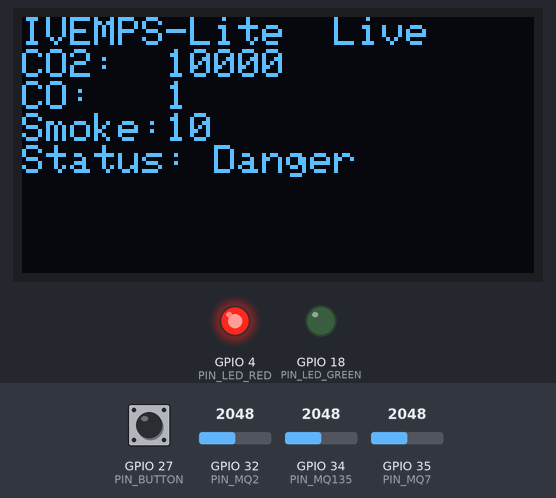
Bench run of a sketch on a simulated ESP32. On the bench: 128×64 one-colour display, output pins drawn as LEDs (lit = HIGH). Inputs (shaded band) come from the test bench; at power-on: GPIO 32 (PIN_MQ2) = 2048, GPIO 27 (PIN_BUTTON) HIGH, GPIO 35 (PIN_MQ7) = 2048, GPIO 34 (PIN_MQ135) = 2048 (analog values on the 0–4095 scale). WiFi joins after 1.5 s; servers stay silent unless stated; uploads are accepted with an empty reply; what the sketch prints to the serial monitor is not drawn.

Above: at 3.8 s.
3.9 s: GPIO 32 (PIN_MQ2) set to 2866
At 7.3 s:
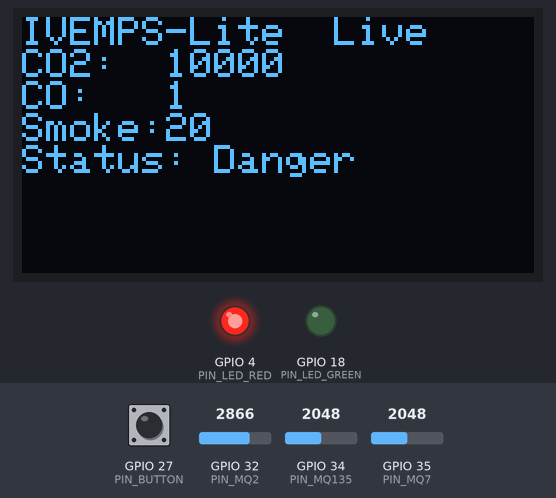
10.7 s: GPIO 27 (PIN_BUTTON) pulled LOW for 3.2 s
At 14.7 s:
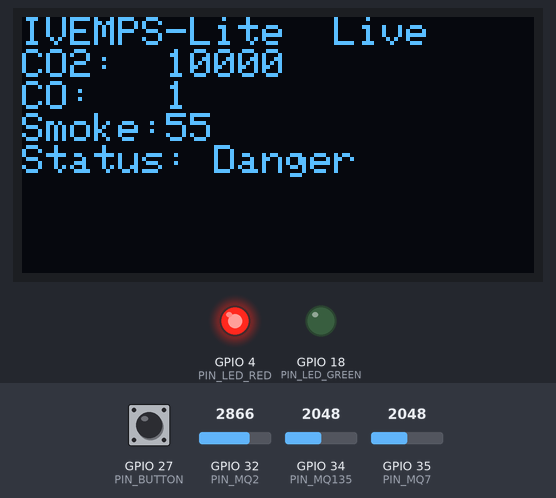
15.4 s: GPIO 35 (PIN_MQ7) set to 2866
At 18.1 s:
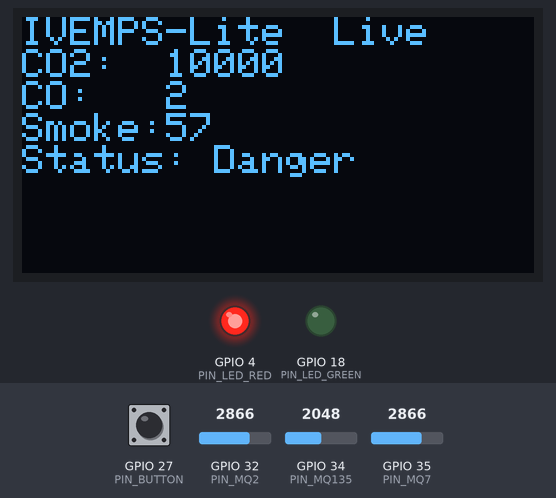
21.8 s: GPIO 34 (PIN_MQ135) set to 1228
At 23.9 s:
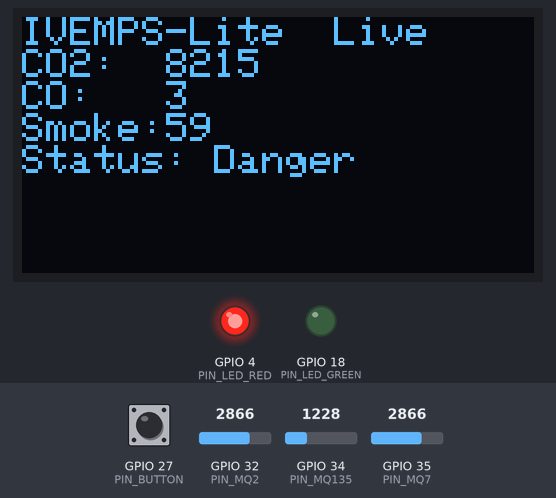
27.8 s: GPIO 27 (PIN_BUTTON) pulled LOW for 1 s
At 36.1 s:
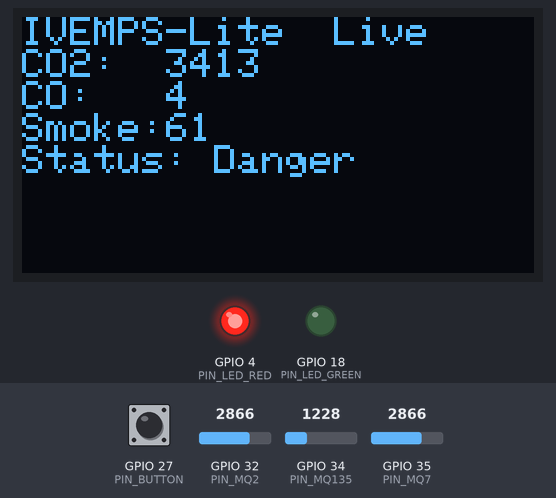
36.9 s: GPIO 32 (PIN_MQ2) set to 3603
At 38.4 s:
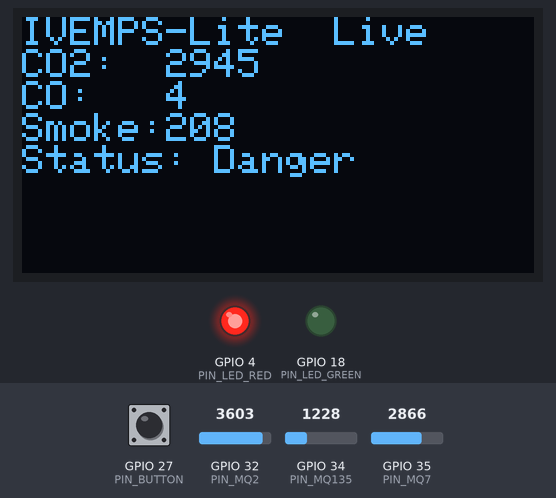
Timing chart, 0 to 39.9 s (numbered marks = the images above; inputs shaded):
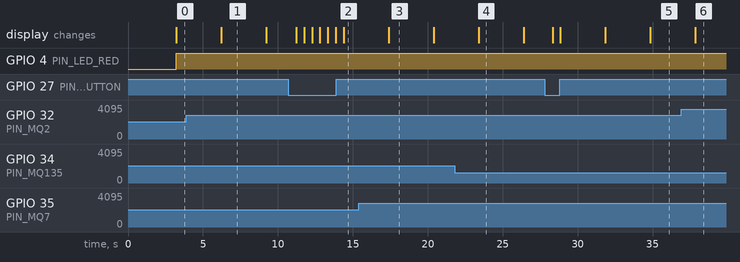

Measured:
- after the input at 3.9 s, the display: changes after 2.3 s (image 1)
- what the display in image 3 shows lasts 3.0 s, from 17.4 s to 20.4 s

The sketch:

ivemps_lite_week1.ino
```cpp
/*
  IVEMPS-Lite — Week 1 Firmware
  ESP32 + MQ135 (CO2 proxy) + MQ7 (CO) + MQ2 (Smoke/HC proxy) + OLED
  Goal this week: read sensors, smooth with EWMA, display on OLED.
  WiFi upload + fuzzy logic come in Week 2.

  Board: ESP32 DevKit V1
  Libraries needed (Library Manager):
    - Adafruit SSD1306
    - Adafruit GFX
*/

#include <Wire.h>
#include <Adafruit_GFX.h>
#include <Adafruit_SSD1306.h>
#include <WiFi.h>
#include <HTTPClient.h>

// Must be defined here, near the top, before any function that uses it —
// Arduino auto-generates function "previews" right after the includes, and
// if this struct were defined further down (where it's logically grouped
// with the fuzzy logic code), those auto-generated previews would reference
// a type that doesn't exist yet, causing a compile error.
struct FuzzyDegrees { float low, medium, high; };

// ---------- WIFI + BACKEND CONFIG ----------
const char* WIFI_SSID = "Redmi 15 5G";      // fill in before testing
const char* WIFI_PASSWORD = "simha2287";
const char* BACKEND_URL = "https://ivemps-lite-backend.onrender.com/readings";

unsigned long lastUpload = 0;
const unsigned long UPLOAD_INTERVAL = 2000; // send to cloud every 5 sec (doesn't have to match the 3 sec sensor read)

// ---------- LED + BUTTON CONFIG ----------
const int PIN_LED_GREEN = 18;  // free GPIO, safe to use for output
const int PIN_LED_RED   = 4;   // free GPIO, safe to use for output
const int PIN_BUTTON    = 27;  // free GPIO, we'll use its internal pull-up resistor

bool blinkState = false;
unsigned long lastBlink = 0;
const unsigned long BLINK_INTERVAL = 500; // half a second on, half a second off

// ---------- OLED CONFIG ----------
#define SCREEN_WIDTH 128
#define SCREEN_HEIGHT 64
#define OLED_RESET    -1
Adafruit_SSD1306 display(SCREEN_WIDTH, SCREEN_HEIGHT, &Wire, OLED_RESET);

// ---------- SENSOR PINS (ADC1 channels only, WiFi-safe) ----------
const int PIN_MQ135 = 34;  // CO2 / air quality proxy
const int PIN_MQ7   = 35;  // CO
const int PIN_MQ2   = 32;  // Smoke / LPG / HC proxy

// ---------- CIRCUIT CONSTANTS ----------
const float VCC = 3.3;       // ESP32 ADC reference
const float RL_MQ135 = 20.0; // kOhm, check your specific module's load resistor
const float RL_MQ7   = 10.0;
const float RL_MQ2   = 5.0;

// ---------- CALIBRATION CONSTANTS ----------
// TODO: Fill these in after Day 4-5 calibration in clean air.
// Ro = Rs measured in clean air / (Rs/Ro ratio in clean air from datasheet)
float Ro_MQ135 = 104.08;  // calibrated 23 Sept, avg of 3 consistent runs
float Ro_MQ7   = 0.58;    // calibrated 23 Sept, avg of 3 consistent runs
float Ro_MQ2   = 0.79;    // calibrated 23 Sept, avg of 3 consistent runs

// Datasheet curve constants for ppm = a * (Rs/Ro)^b  (log-log linear approx)
// These are typical published values — refine after your own calibration if needed.
const float MQ135_A = 116.6020682, MQ135_B = -2.769034857; // CO2-ish curve (approx)
const float MQ7_A   = 99.042,      MQ7_B   = -1.518;       // CO curve (approx)
const float MQ2_A   = 574.25,      MQ2_B   = -2.222;       // Smoke/LPG curve (approx)

// ---------- EWMA SMOOTHING ----------
const float ALPHA = 0.2; // same alpha as IVEMPS base paper
float ewma_CO2 = -1, ewma_CO = -1, ewma_Smoke = -1;

// ---------- TIMING ----------
unsigned long lastRead = 0;
const unsigned long READ_INTERVAL = 3000; // 3 seconds, matches base paper sampling

float readRs(int pin, float RL) {
  int adc = analogRead(pin);              // 0-4095 on ESP32
  float vout = (adc / 4095.0) * VCC;
  if (vout < 0.01) vout = 0.01;           // avoid divide-by-zero
  float rs = ((VCC - vout) / vout) * RL;
  return rs;
}

float rsToPpm(float rs, float ro, float a, float b) {
  float ratio = rs / ro;
  if (ratio <= 0) ratio = 0.01;
  float ppm = a * pow(ratio, b);
  if (ppm > 10000.0) ppm = 10000.0;
  return ppm;
}

// ---------- FUZZY LOGIC ----------
// Standard trapezoidal membership function: returns a value 0.0-1.0 representing
// "how much" x belongs to a fuzzy set shaped like a trapezoid with corners a,b,c,d.
//      1 |      ____
//        |     /    \
//      0 |____/      \____
//         a   b      c   d
float trapezoid(float x, float a, float b, float c, float d) {
  if (x <= a || x >= d) return 0.0;
  if (x >= b && x <= c) return 1.0;
  if (x > a && x < b) return (x - a) / (b - a);   // rising edge
  if (x > c && x < d) return (d - x) / (d - c);   // falling edge
  return 0.0;
}

// Membership function boundaries, tuned to THIS project's calibrated sensor
// output range (observed baseline ~5, breathing-test spike ~40 for CO2, etc.)
// -- NOT the same absolute ppm ranges as the base paper's industrial sensors,
// since our sensors and calibration method produce a different output scale.
// These are a reasonable starting point and can be refined with more data.

FuzzyDegrees classifyCO2(float x) {
  FuzzyDegrees d;
  d.low    = trapezoid(x, 0, 0, 8, 14);
  d.medium = trapezoid(x, 8, 14, 24, 30);
  d.high   = trapezoid(x, 24, 30, 1000, 1000);
  return d;
}

FuzzyDegrees classifyCO(float x) {
  FuzzyDegrees d;
  d.low    = trapezoid(x, 0, 0, 0.9, 1.3);
  d.medium = trapezoid(x, 0.9, 1.3, 1.8, 2.2);
  d.high   = trapezoid(x, 1.8, 2.2, 1000, 1000);
  return d;
}

FuzzyDegrees classifySmoke(float x) {
  FuzzyDegrees d;
  d.low    = trapezoid(x, 0, 0, 7, 10);
  d.medium = trapezoid(x, 7, 10, 15, 18);
  d.high   = trapezoid(x, 15, 18, 1000, 1000);
  return d;
}

// Picks whichever membership (Low/Medium/High) has the highest degree for one gas
// -- this is the standard "max membership" method for turning fuzzy degrees into
// a single dominant category per input, before applying the rule base.
int dominantClass(FuzzyDegrees d) { // 0=Low, 1=Medium, 2=High
  if (d.high >= d.medium && d.high >= d.low) return 2;
  if (d.medium >= d.low) return 1;
  return 0;
}

// Rule base -- same structure as the base paper's fuzzy logic (Section III-A):
// Safe only if ALL inputs are Low. Danger if ANY input is High. Otherwise Warning.
String fuzzySafetyRating(float co2, float co, float smoke) {
  int c2 = dominantClass(classifyCO2(co2));
  int c1 = dominantClass(classifyCO(co));
  int c3 = dominantClass(classifySmoke(smoke));

  if (c2 == 2 || c1 == 2 || c3 == 2) return "Danger";
  if (c2 == 0 && c1 == 0 && c3 == 0) return "Safe";
  return "Warning";
}

// ---------- WIFI ----------
void connectWiFi() {
  Serial.print("Connecting to WiFi");
  WiFi.begin(WIFI_SSID, WIFI_PASSWORD);
  int attempts = 0;
  while (WiFi.status() != WL_CONNECTED && attempts < 20) {
    delay(500);
    Serial.print(".");
    attempts++;
  }
  if (WiFi.status() == WL_CONNECTED) {
    Serial.println("\nWiFi connected. IP address: ");
    Serial.println(WiFi.localIP());
  } else {
    Serial.println("\nWiFi connection FAILED - will keep logging locally, retry later.");
  }
}

// Sends one reading to the cloud backend as JSON, matching the shape
// the Flask /readings endpoint expects (same fields the test script sends).
void uploadReading(float co2, float co, float smoke, String safety) {
  if (WiFi.status() != WL_CONNECTED) {
    Serial.println("Skipping upload - WiFi not connected.");
    return;
  }

  HTTPClient http;
  http.begin(BACKEND_URL);
  http.addHeader("Content-Type", "application/json");
  http.setTimeout(45000); // 45 sec - Render free tier can take 30-50s to wake from sleep

  // Build the JSON body manually (simple enough not to need a JSON library for just 4 fields)
  String payload = "{";
  payload += "\"co2_ppm\":" + String(co2, 1) + ",";
  payload += "\"co_ppm\":" + String(co, 1) + ",";
  payload += "\"smoke_ppm\":" + String(smoke, 1) + ",";
  payload += "\"safety_rating\":\"" + safety + "\"";
  payload += "}";

  int httpResponseCode = http.POST(payload);

  if (httpResponseCode > 0) {
    Serial.print("Uploaded. Server responded: ");
    Serial.println(httpResponseCode);
  } else {
    Serial.print("Upload failed. Error: ");
    Serial.println(http.errorToString(httpResponseCode));
  }

  http.end();
}

void setup() {
  Serial.begin(115200);
  analogReadResolution(12); // 0-4095

  pinMode(PIN_LED_GREEN, OUTPUT);
  pinMode(PIN_LED_RED, OUTPUT);
  // INPUT_PULLUP means the pin reads HIGH normally, and goes LOW only when
  // the button is physically pressed (connecting the pin to GND). This way
  // we don't need an external resistor for the button - the ESP32 has one
  // built in that we're just switching on.
  pinMode(PIN_BUTTON, INPUT_PULLUP);

  if (!display.begin(SSD1306_SWITCHCAPVCC, 0x3C)) {
    Serial.println("OLED not found!");
  }
  display.clearDisplay();
  display.setTextSize(1);
  display.setTextColor(SSD1306_WHITE);
  display.setCursor(0, 0);
  display.println("IVEMPS-Lite");
  display.println("Warming up sensors...");
  display.display();

  Serial.println("IVEMPS-Lite Week 1 boot complete.");
  Serial.println("NOTE: Let sensors run 24-48h before trusting readings (burn-in).");

  connectWiFi();
}

void loop() {
  unsigned long now = millis();
  if (now - lastRead >= READ_INTERVAL) {
    lastRead = now;

    float rs135 = readRs(PIN_MQ135, RL_MQ135);
    float rs7   = readRs(PIN_MQ7,   RL_MQ7);
    float rs2   = readRs(PIN_MQ2,   RL_MQ2);

    float co2ppm   = rsToPpm(rs135, Ro_MQ135, MQ135_A, MQ135_B);
    float coppm    = rsToPpm(rs7,   Ro_MQ7,   MQ7_A,   MQ7_B);
    float smokeppm = rsToPpm(rs2,   Ro_MQ2,   MQ2_A,   MQ2_B);

    // EWMA smoothing (init on first valid read)
    ewma_CO2   = (ewma_CO2 < 0)   ? co2ppm   : ALPHA * co2ppm   + (1 - ALPHA) * ewma_CO2;
    ewma_CO    = (ewma_CO < 0)    ? coppm    : ALPHA * coppm    + (1 - ALPHA) * ewma_CO;
    ewma_Smoke = (ewma_Smoke < 0) ? smokeppm : ALPHA * smokeppm + (1 - ALPHA) * ewma_Smoke;

    // ---------- FUZZY LOGIC CLASSIFICATION ----------
    String safetyRating = fuzzySafetyRating(ewma_CO2, ewma_CO, ewma_Smoke);

    // Serial output for logging / debugging
    Serial.print("CO2(ppm): "); Serial.print(ewma_CO2, 1);
    Serial.print(" | CO(ppm): "); Serial.print(ewma_CO, 1);
    Serial.print(" | Smoke/HC(ppm): "); Serial.print(ewma_Smoke, 1);
    Serial.print(" | Safety: "); Serial.println(safetyRating);

    // ---------- WIFI UPLOAD (own timer, every UPLOAD_INTERVAL) ----------
    // Separate from the 3-second sensor read timer, so we don't spam the
    // server with a request every single sensor read - same non-blocking
    // millis() pattern we used for sensor timing.
    if (millis() - lastUpload >= UPLOAD_INTERVAL) {
      lastUpload = millis();
      uploadReading(ewma_CO2, ewma_CO, ewma_Smoke, safetyRating);
    }

    // OLED output
    display.clearDisplay();
    display.setCursor(0, 0);
    display.println("IVEMPS-Lite  Live");
    display.print("CO2:  "); display.println(ewma_CO2, 0);
    display.print("CO:   "); display.println(ewma_CO, 0);
    display.print("Smoke:"); display.println(ewma_Smoke, 0);
    display.print("Status: "); display.println(safetyRating);
    display.display();

    updateLEDs(safetyRating);
  }

  // ---------- PUSH BUTTON: force an immediate reading + upload ----------
  // Checked every loop (not on the 3-sec timer) so it feels instantly
  // responsive when pressed during a demo.
  if (digitalRead(PIN_BUTTON) == LOW) {   // LOW = pressed, because of INPUT_PULLUP
    Serial.println("Button pressed - forcing immediate reading + upload.");
    lastRead = 0;   // tricks the timer into triggering a sensor read right now
    lastUpload = 0; // same for the upload timer
    delay(300);     // simple debounce - ignores accidental extra presses for 300ms
  }
}

// Updates the two status LEDs based on the current safety rating.
// Safe = solid green. Danger = solid red. Warning = alternating blink,
// which naturally draws the eye - useful during a live demo.
void updateLEDs(String safety) {
  if (safety == "Safe") {
    digitalWrite(PIN_LED_GREEN, HIGH);
    digitalWrite(PIN_LED_RED, LOW);
  } else if (safety == "Danger") {
    digitalWrite(PIN_LED_GREEN, LOW);
    digitalWrite(PIN_LED_RED, HIGH);
  } else { // Warning - blink alternately
    if (millis() - lastBlink >= BLINK_INTERVAL) {
      lastBlink = millis();
      blinkState = !blinkState;
      digitalWrite(PIN_LED_GREEN, blinkState);
      digitalWrite(PIN_LED_RED, !blinkState);
    }
  }
}
```
